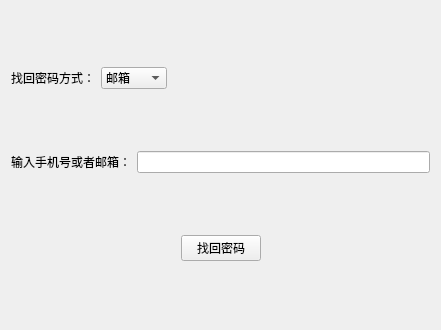
<?xml version="1.0" encoding="UTF-8"?>
<ui version="4.0">
 <class>ForgotPasswordDialog</class>
 <widget class="QWidget" name="ForgotPasswordDialog">
  <property name="geometry">
   <rect>
    <x>0</x>
    <y>0</y>
    <width>441</width>
    <height>330</height>
   </rect>
  </property>
  <property name="windowTitle">
   <string>忘记密码</string>
  </property>
  <layout class="QGridLayout" name="gridLayout">
   <item row="0" column="0">
    <layout class="QHBoxLayout" name="horizontalLayout_3">
     <item>
      <widget class="QLabel" name="label_2">
       <property name="text">
        <string>找回密码方式：</string>
       </property>
      </widget>
     </item>
     <item>
      <widget class="QComboBox" name="comboBox">
       <item>
        <property name="text">
         <string>邮箱</string>
        </property>
       </item>
       <item>
        <property name="text">
         <string>手机号</string>
        </property>
       </item>
      </widget>
     </item>
     <item>
      <spacer name="horizontalSpacer_3">
       <property name="orientation">
        <enum>Qt::Horizontal</enum>
       </property>
       <property name="sizeHint" stdset="0">
        <size>
         <width>40</width>
         <height>20</height>
        </size>
       </property>
      </spacer>
     </item>
    </layout>
   </item>
   <item row="1" column="0">
    <layout class="QHBoxLayout" name="horizontalLayout">
     <item>
      <widget class="QLabel" name="label">
       <property name="text">
        <string>输入手机号或者邮箱：</string>
       </property>
      </widget>
     </item>
     <item>
      <widget class="QLineEdit" name="lineEdit"/>
     </item>
    </layout>
   </item>
   <item row="2" column="0">
    <layout class="QHBoxLayout" name="horizontalLayout_2">
     <item>
      <spacer name="horizontalSpacer">
       <property name="orientation">
        <enum>Qt::Horizontal</enum>
       </property>
       <property name="sizeHint" stdset="0">
        <size>
         <width>40</width>
         <height>20</height>
        </size>
       </property>
      </spacer>
     </item>
     <item>
      <widget class="QPushButton" name="pushButton">
       <property name="text">
        <string>找回密码</string>
       </property>
      </widget>
     </item>
     <item>
      <spacer name="horizontalSpacer_2">
       <property name="orientation">
        <enum>Qt::Horizontal</enum>
       </property>
       <property name="sizeHint" stdset="0">
        <size>
         <width>40</width>
         <height>20</height>
        </size>
       </property>
      </spacer>
     </item>
    </layout>
   </item>
  </layout>
 </widget>
 <resources/>
 <connections/>
</ui>
